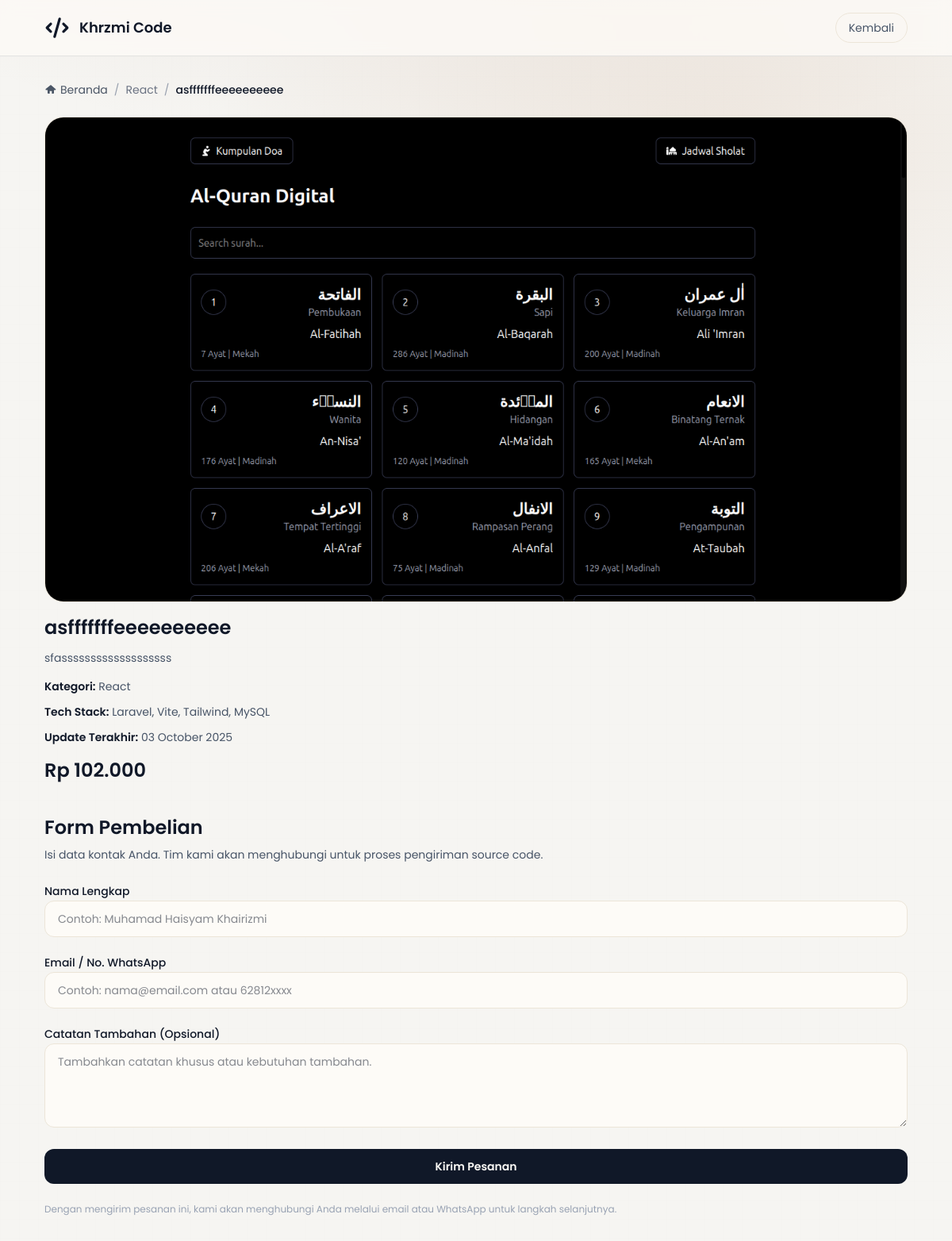
Screenshot of /beli.php?id=2 with the database file from the repository.
### tables this page shows
CREATE TABLE `produk` (
  `id` int(10) UNSIGNED NOT NULL,
  `nama_produk` varchar(150) NOT NULL,
  `subjudul_produk` varchar(200) NOT NULL,
  `kategori_produk` enum('Laravel','React','PHP Native','HTML CSS JS') NOT NULL,
  `tech_stack` text NOT NULL,
  `tanggal_update` date NOT NULL,
  `harga_produk` bigint(20) UNSIGNED NOT NULL,
  `gambar_produk` varchar(255) NOT NULL,
  `link_produk` varchar(255) DEFAULT NULL,
  `dibuat_pada` timestamp NOT NULL DEFAULT current_timestamp(),
  `diperbarui_pada` timestamp NOT NULL DEFAULT current_timestamp() ON UPDATE current_timestamp()
);

### beli.php (the view, shortened to what this page needs)
<?php
require_once __DIR__ . '/config/db.php';
$produkId = isset($_GET['id']) ? (int) $_GET['id'] : 0;
$produk = null;
if ($produkId > 0) {
  $stmt = $conn->prepare('SELECT id, nama_produk, subjudul_produk, kategori_produk, tech_stack, tanggal_update, harga_produk, gambar_produk, link_produk FROM produk WHERE id = ?');
  if ($stmt) {
    $stmt->bind_param('i', $produkId);
    $stmt->execute();
    $result = $stmt->get_result();
    $produk = $result->fetch_assoc() ?: null;
  }
}
?>
<?php
$gambarProduk = $produk['gambar_produk'] ?? '';
$srcGambar = !empty($gambarProduk)
  ? 'assets/produk/' . $gambarProduk
  : 'anjay';
$techStackItems = array_filter(array_map('trim', explode(',', $produk['tech_stack'] ?? '')));
$hargaFormatted = 'Rp ' . number_format((float) ($produk['harga_produk'] ?? 0), 0, ',', '.');
$tanggalUpdate = $produk['tanggal_update'] ?? '';
if ($tanggalUpdate !== '') {
  $datetime = DateTime::createFromFormat('Y-m-d', $tanggalUpdate);
  if ($datetime) {
    $tanggalUpdate = $datetime->format('d F Y');
  }
}
?>
<!DOCTYPE html>
<html lang="id">
<head>
  <script src="https://cdn.jsdelivr.net/npm/@tailwindcss/browser@4"></script>
  <link rel="stylesheet" href="styles.css" />
</head>
<body class="min-h-screen bg-[#f6f5f2] text-[#101828]">
  <div class="pointer-events-none fixed inset-0 -z-10 bg-ornament" aria-hidden="true">
    <div class="blob"></div>
    <div class="grid-overlay"></div>
  </div>
  <header class="sticky top-0 z-50 border-b border-black-500/10 bg-white/80 backdrop-blur">
    <div class="mx-auto max-w-[1120px] px-4">
      <nav class="flex items-center justify-between gap-4 py-4">
        <h1 class="flex items-center gap-3 text-black-500">
          <span class="text-lg font-semibold">Khrzmi Code</span>
        </h1>
        <a href="detail.php?id=<?= urlencode((string) $produkId); ?>" class="inline-flex items-center rounded-full border border-[#ece5d8] px-4 py-2 text-sm text-[#475467] transition hover:bg-[#f2ede5]">
          Kembali
        </a>
      </nav>
    </div>
  </header>
  <main class="mx-auto max-w-[1120px] px-4 py-8">
    <nav class="text-sm text-gray-500">
      <ol class="flex flex-wrap items-center gap-2">
        <li>
          <a href="index.php" class="flex items-center gap-1 text-gray-600 transition hover:text-black-500">
            <svg xmlns="http://www.w3.org/2000/svg" viewBox="0 0 24 24" class="h-4 w-4" fill="currentColor">
              <path d="M12 3.1 2.6 10.6c-.5.4-.6 1.1-.2 1.6.2.3.6.5 1 .5H6v5.3c0 .9.7 1.6 1.6 1.6H10v-4.3c0-.3.2-.5.5-.5h3c.3 0 .5.2.5.5v4.3h2.4c.9 0 1.6-.7 1.6-1.6V12.7h2.5c.6 0 1.1-.5 1.1-1.1 0-.3-.1-.6-.4-.8L12 3.1Z" />
            </svg>
            Beranda
          </a>
        </li>
        <li class="text-gray-400">/</li>
        <li>
          <a href="#" class="transition hover:text-black-500"><?= htmlspecialchars($produk['kategori_produk'] ?? '-'); ?></a>
        </li>
        <li class="text-gray-400">/</li>
        <li class="max-w-[200px] truncate text-black-500 font-medium sm:max-w-none">
          <?= htmlspecialchars($produk['nama_produk'] ?? '-'); ?>
        </li>
      </ol>
    </nav>
    <div class="space-y-10 mt-6">
      <section class="space-y-6">
        <div class="space-y-4">
          <img src="<?= htmlspecialchars($srcGambar); ?>" alt="<?= htmlspecialchars($produk['nama_produk'] ?? '-'); ?>" class="w-full rounded-3xl border border-[#ece5d8] object-cover" style="aspect-ratio: 16 / 9;" />
          <div class="space-y-3">
            <h2 class="text-2xl font-semibold text-[#101828]"><?= htmlspecialchars($produk['nama_produk'] ?? '-'); ?></h2>
            <p class="text-sm text-[#475467]"><?= htmlspecialchars($produk['subjudul_produk'] ?? 'Deskripsi singkat produk akan ditampilkan di sini.'); ?></p>
          </div>
          <div class="grid gap-3 text-sm text-[#475467]">
            <p><span class="font-semibold text-[#101828]">Kategori:</span> <?= htmlspecialchars($produk['kategori_produk'] ?? '-'); ?></p>
            <p><span class="font-semibold text-[#101828]">Tech Stack:</span> <?= htmlspecialchars(implode(', ', $techStackItems) ?: '-'); ?></p>
            <p><span class="font-semibold text-[#101828]">Update Terakhir:</span> <?= htmlspecialchars($tanggalUpdate ?: '-'); ?></p>
          </div>
          <div class="text-2xl font-semibold text-[#101828]"><?= htmlspecialchars($hargaFormatted); ?></div>
        </div>
      </section>
      <section class="space-y-6">
        <div class="space-y-2">
          <h1 class="text-2xl font-semibold text-[#101828]">Form Pembelian</h1>
          <p class="text-sm text-[#475467]">Isi data kontak Anda. Tim kami akan menghubungi untuk proses pengiriman source code.</p>
        </div>
        <form action="service/BeliProdukService.php" method="post" class="space-y-5">
          <div class="space-y-2">
            <label for="nama_pembeli" class="text-sm font-medium text-[#101828]">Nama Lengkap</label>
            <input type="text" id="nama_pembeli" name="nama_pembeli" placeholder="Contoh: Muhamad Haisyam Khairizmi" required class="w-full rounded-xl border border-[#ece5d8] bg-white px-4 py-3 text-sm text-[#101828] outline-none transition focus:border-[#d8c9b7]" />
          </div>
          <div class="space-y-2">
            <label for="kontak" class="text-sm font-medium text-[#101828]">Email / No. WhatsApp</label>
            <input type="text" id="kontak" name="kontak" placeholder="Contoh: nama@email.com atau 62812xxxx" required class="w-full rounded-xl border border-[#ece5d8] bg-white px-4 py-3 text-sm text-[#101828] outline-none transition focus:border-[#d8c9b7]" />
          </div>
          <div class="space-y-2">
            <label for="catatan" class="text-sm font-medium text-[#101828]">Catatan Tambahan (Opsional)</label>
            <textarea id="catatan" name="catatan" rows="4" placeholder="Tambahkan catatan khusus atau kebutuhan tambahan." class="w-full rounded-xl border border-[#ece5d8] bg-white px-4 py-3 text-sm text-[#101828] outline-none transition focus:border-[#d8c9b7]"></textarea>
          </div>
          <button type="submit" name="beliProduk" value="1" class="w-full rounded-xl bg-black-500 px-4 py-3 text-sm font-semibold text-white transition hover:bg-black-500/90">
            Kirim Pesanan
          </button>
        </form>
        <p class="text-xs text-[#98a2b3]">
          Dengan mengirim pesanan ini, kami akan menghubungi Anda melalui email atau WhatsApp untuk langkah selanjutnya.
        </p>
      </section>
    </div>
  </main>
</body>
</html>

### styles.css (style rules this page uses)
body { font-family: "Poppins", sans-serif; }
.bg-ornament { position: absolute; inset: 0; overflow: hidden; pointer-events: none; }
.bg-ornament .blob { position: absolute; inset: -15%; background: radial-gradient( 70rem 40rem at 50% -10%, rgba(139, 94, 71, 0.18), transparent ), radial-gradient( 40rem 20rem at 70% 20%, rgba(196, 154, 120, 0.15), transparent ); }
.bg-ornament .grid-overlay { position: absolute; inset: 0; opacity: 0.08; background-image: linear-gradient( to right, rgba(0, 0, 0, 0.06) 1px, transparent 1px ), linear-gradient(to bottom, rgba(0, 0, 0, 0.06) 1px, transparent 1px); background-size: 24px 24px; }

### rows the page displays
produk: kategori_produk "React", nama_produk "asfffffffeeeeeeeeee", gambar_produk (picture), subjudul_produk "sfasssssssssssssssssss", tech_stack "Laravel, Vite, Tailwind, MySQL", tanggal_update "03 October 2025", harga_produk "Rp 102.000"
